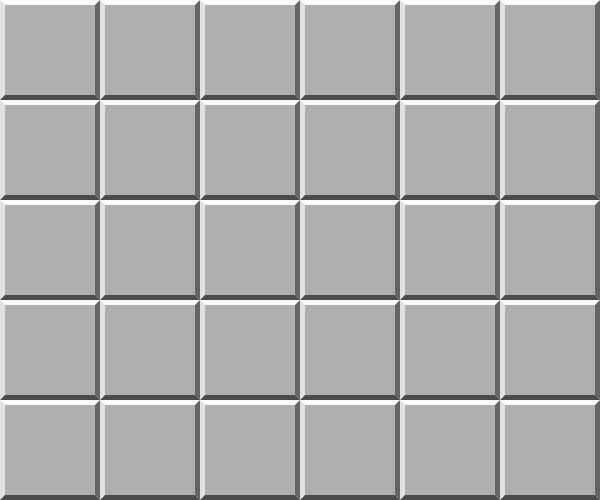
Frame 1 (no input)
Frame 60 (the mouse pressed at the canvas centre just before this capture): identical to frame 1, image omitted
Frame 120 (the mouse held since frame 60 and released just before this capture): identical to frame 1, image omitted

The Processing sketch that drew this single still picture (run headless with seeded random() and noise(); from frame 60 on, the mouse is pressed at the canvas centre):

// Processing sketch: Memory_Game_pde
// ── Memory_Game_pde.pde
/*
Concentration by Loren Skinner IV
 Last Updated: 25 September 2014
 */

/*
Global Variable Setup
 
 Values [] = the array of values that stores all the shapes in the game
 player_select = the phase for the player to select a new shape
 player_match = the phase for the player to match their selected shape
 */

int [] Values;
boolean player_select = true;
boolean player_match = false;
int x_temp;
int y_temp;
int value_temp;
int zero_count = 0;
int timer = second();

/*
Sets the initial values for the game (size, background, smooth,
 shapeModes, randomizes Values [], etc.) and draws the initial blank
 grid.
 */

void setup()
{
  size(600, 500);
  background(255);
  smooth();
  rectMode(CORNER);
  ellipseMode(RADIUS);
  Values = randomize(paired_array((width/100)*(height/100)/2));
  print_array(Values);  //Debugging purposes
  fill_grid();
}

void update_timer()
{
  timer = second();
}


/*
The beveled_rect() function is purely asthetic and makes the grid look prettier.
 
 xpos = x-position of top-left corner
 ypos = y-position of top left corner
 xdis = horizontal length of rectangle
 ydis = vertical length of rectangle
 bev = bevel amount
 */

void beveled_rect(float xpos, float ypos, float xdis, float ydis, float bev)
{
  noStroke();
  //Top Bevel
  fill(250);
  beginShape();
  vertex(xpos, ypos);
  vertex(xpos+xdis, ypos);
  vertex(xpos+xdis-bev, ypos+bev);
  vertex(xpos+bev, ypos+bev);
  endShape(CLOSE);
  //Left Bevel
  fill(225);
  beginShape();
  vertex(xpos, ypos);
  vertex(xpos, ypos+ydis);
  vertex(xpos+bev, ypos+ydis-bev);
  vertex(xpos+bev, ypos+bev);
  endShape(CLOSE);
  //Right Bevel
  fill(100);
  beginShape();
  vertex(xpos+xdis, ypos);
  vertex(xpos+xdis, ypos+ydis);
  vertex(xpos+xdis-bev, ypos+ydis-bev);
  vertex(xpos+xdis-bev, ypos+bev);
  endShape(CLOSE);
  //Bottom Bevel
  fill(75);
  beginShape();
  vertex(xpos, ypos+ydis);
  vertex(xpos+xdis, ypos+ydis);
  vertex(xpos+xdis-bev, ypos+ydis-bev);
  vertex(xpos+bev, ypos+ydis-bev);
  endShape(CLOSE);
  //Center Bevel
  fill(175);
  rect(xpos+bev, ypos+bev, xdis-(2*bev), ydis-(2*bev));
}

/*
The fill_grid() function fills the grid with blank tiles
 */

void fill_grid()
{
  for (int i = 0; i < Values.length; i++)
  {
    int box_x = i % 6;
    int box_y = (i - (box_x)) % 5;
    if (Values [i] == 0)
    {
      zero_count++;
    } else
    {
      beveled_rect((box_x*100), (box_y*100), 100, 100, 5);
    }
  }
}

/*
The randomize() function takes an array and randomizes
 the placement of its elements by turning it into an IntList,
 and making use of the .shuffle() method.
 */

int [] randomize(int[] array)
{
  IntList pairs = new IntList();
  for (int i = 0; i < array.length; i++)
  {
    pairs.append(array [i]);
  }
  pairs.shuffle();
  for (int i = 0; i < array.length; i++)
  {
    array [i] = pairs.get(i);
  }
  return array;
}

/*
The paired_array() function simply generates an array of
 side-by-side pairs {0, 0, 1, 1, 2, 2, ... , n, n} to check
 if a generated array contains all pairs (so the game is winnable).
 
 pairs = how many pairs the array needs (n in the above example)
 */

int [] paired_array(int pairs)
{
  int [] array_1 = new int [pairs];
  int [] array_2 = new int [pairs];
  for (int i = 0; i < pairs; i++)
  {
    array_1 [i] = i+1;
    array_2 [i] = i+1;
  }
  int [] pair_aray = sort(splice(array_1, array_2, array_1.length));
  return pair_aray;
}

/*
The print_array() function prints an array nicely
 Debugging purposes only
 */

void print_array (int [] array)
{
  print("{", array [0]);
  for (int i = 1; i < array.length; i++)
  {
    print(",", array [i]);
  }
  println("}");
}

void draw_shape (int value, int xpos, int ypos)
{
  switch(value)
  {
  case 1: //RED CIRCLE
    fill(#FF0000);
    stroke(#800000);
    ellipse((xpos*100)+50, (ypos*100)+50, 40, 40);
    break;
  case 2: //YELLOW CIRCLE
    fill(#FFFF00);
    stroke(#808000);
    ellipse((xpos*100)+50, (ypos*100)+50, 40, 40);
    break;
  case 3: //GREEN CIRCLE
    fill(#00FF00);
    stroke(#008000);
    ellipse((xpos*100)+50, (ypos*100)+50, 40, 40);
    break;
  case 4: //BLUE CIRCLE
    fill(#0000FF);
    stroke(#000080);
    ellipse((xpos*100)+50, (ypos*100)+50, 40, 40);
    break;
  case 5: //RED TRIANGLE
    fill(#FF0000);
    stroke(#800000);
    beginShape();
    vertex((xpos*100)+50, (ypos*100)+10);
    vertex((xpos*100)+90, (ypos*100)+90);
    vertex((xpos*100)+10, (ypos*100)+90);
    endShape(CLOSE);
    break;
  case 6: //YELLOW TRIANGLE
    fill(#FFFF00);
    stroke(#808000);
    beginShape();
    vertex((xpos*100)+50, (ypos*100)+10);
    vertex((xpos*100)+90, (ypos*100)+90);
    vertex((xpos*100)+10, (ypos*100)+90);
    endShape(CLOSE);
    break;
  case 7: //GREEN TRIANGLE
    fill(#00FF00);
    stroke(#008000);
    beginShape();
    vertex((xpos*100)+50, (ypos*100)+10);
    vertex((xpos*100)+90, (ypos*100)+90);
    vertex((xpos*100)+10, (ypos*100)+90);
    endShape(CLOSE);
    break;
  case 8: //BLUE TRIANGLE
    fill(#0000FF);
    stroke(#000080);
    beginShape();
    vertex((xpos*100)+50, (ypos*100)+10);
    vertex((xpos*100)+90, (ypos*100)+90);
    vertex((xpos*100)+10, (ypos*100)+90);
    endShape(CLOSE);
    break;
  case 9: //RED SQUARE
    fill(#FF0000);
    stroke(#800000);
    rect((xpos*100)+15, (ypos*100)+15, 70, 70);
    break;
  case 10: //YELLOW SQUARE
    fill(#FFFF00);
    stroke(#808000);
    rect((xpos*100)+15, (ypos*100)+15, 70, 70);
    break;
  case 11: //GREEN SQUARE
    fill(#00FF00);
    stroke(#008000);
    rect((xpos*100)+15, (ypos*100)+15, 70, 70);
    break;
  case 12: //BLUE SQUARE
    fill(#0000FF);
    stroke(#000080);
    rect((xpos*100)+15, (ypos*100)+15, 70, 70);
    break;
  case 13: //RED RHOMBUS
    fill(#FF0000);
    stroke(#800000);
    beginShape();
    vertex((xpos*100)+50, (ypos*100)+10);
    vertex((xpos*100)+80, (ypos*100)+50);
    vertex((xpos*100)+50, (ypos*100)+90);
    vertex((xpos*100)+20, (ypos*100)+50);
    endShape(CLOSE);
    break;
  case 14: //YELLOW RHOMBUS
    fill(#FFFF00);
    stroke(#808000);
    beginShape();
    vertex((xpos*100)+50, (ypos*100)+10);
    vertex((xpos*100)+80, (ypos*100)+50);
    vertex((xpos*100)+50, (ypos*100)+90);
    vertex((xpos*100)+20, (ypos*100)+50);
    endShape(CLOSE);
    break;
  case 15: //GREEN RHOMBUS
    fill(#00FF00);
    stroke(#008000);
    beginShape();
    vertex((xpos*100)+50, (ypos*100)+10);
    vertex((xpos*100)+80, (ypos*100)+50);
    vertex((xpos*100)+50, (ypos*100)+90);
    vertex((xpos*100)+20, (ypos*100)+50);
    endShape(CLOSE);
    break;
  default:
    fill(255);
    noStroke();
    rect((xpos*100), (ypos*100), 100, 100);
  }
}

/*
The update() function is contained in the draw() loop anc is constatntly
 checking to see if the selected shapes match, and wether to erase them
 or redraw the blank grid
 */

void update()
{
  int xinc = (mouseX-(mouseX%100))/100;
  int yinc = (mouseY-(mouseY%100))/100;
  int value = Values[(yinc*6)+xinc];
  draw_shape(value, xinc, yinc);
  timer = second();
  while (timer != second ())
  {
    if (player_select == true && player_match == false)
    {
      if (value == 0) {
      } else
      {
        x_temp = xinc;
        y_temp = yinc;
        value_temp = value;
        player_select = false;
        player_match = true;
      }
    } else if (player_match == true && player_select == false)
    {
      if (value == 0) {
      } else if (value_temp != value)
      {
        fill_grid();
      } else if (value_temp == value)
      {
        Values[(yinc*6)+xinc] = 0;
        Values[(y_temp*6)+x_temp] = 0;
        fill(255);
        noStroke();
        rect((xinc*100), (yinc*100), 100, 100);
        rect((x_temp*100), (y_temp*100), 100, 100);
      }
    }
    player_select = true;
    player_match = false;
  }
}

void draw()
{
  //update_timer;
}

void mousePressed()
{
  if (mouseButton == LEFT)
  {
    update();
  } else {
  }
}
